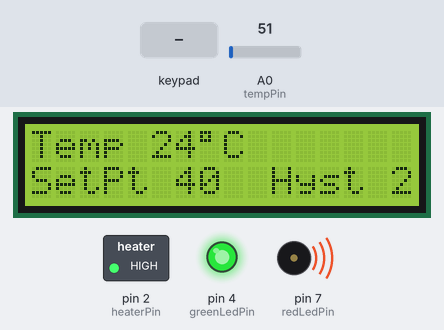
Bench run of a sketch on a simulated Arduino Uno, built with avr-gcc and run on an emulated ATmega328P. Parts: 16×2 character LCD, switched loads named in the sketch (green lamp = pin HIGH), output pins drawn as LEDs (lit = HIGH), buzzer (waves = sounding). Inputs (shaded band) come from the test bench; at power-on: A0 (tempPin) = 51. What the sketch prints to the serial monitor is not drawn.

Above: at 3.3 s.
3.4 s: A0 (tempPin) set to 66
At 4.4 s:
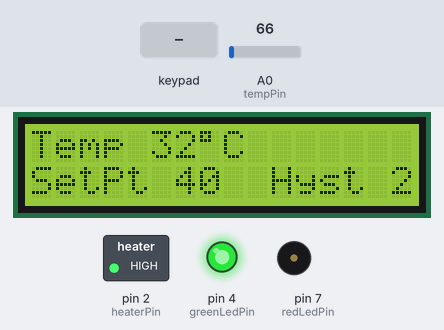
5.1 s: A0 (tempPin) set to 112
At 5.7 s:
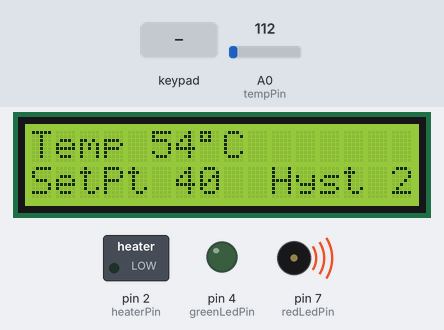
6.6 s: key 'U' pressed
At 7.3 s:
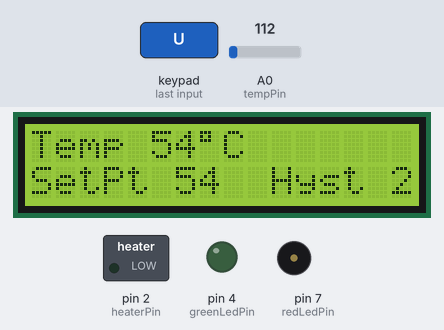
8.3 s: key 'D' pressed
At 8.41 s:
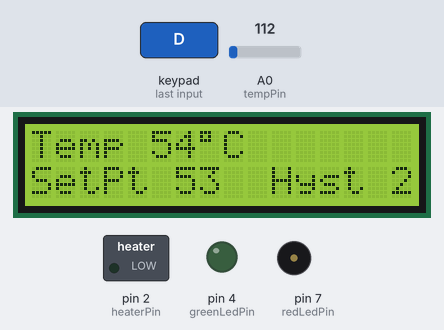
10.0 s: A0 (tempPin) set to 100
At 10.7 s:
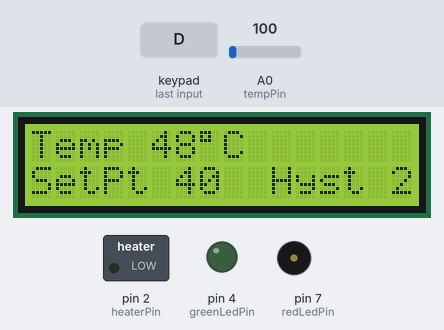
11.7 s: A0 (tempPin) set to 163
At 13.1 s:
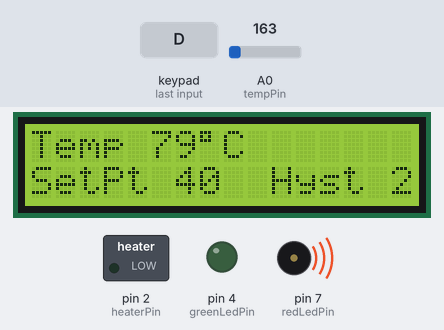
Timing chart, 0 to 14.2 s (numbered marks = the images above; inputs shaded):
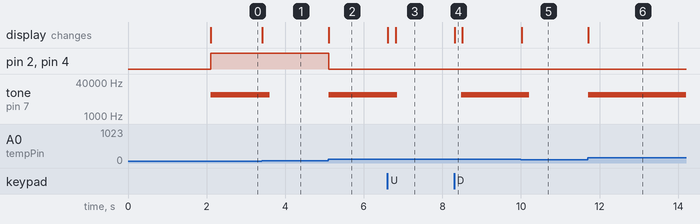

Measured:
- the behaviour switches between 61 and 62 on A0 (tempPin) (found by bisection; images 0 and 1)
- after the input at 3.4 s, tone on pin 7 (redLedPin): 10000 Hz → silent after 0.20 s; the display: changes at once (image 1)
- after the input at 5.1 s, pin 2 (heaterPin), pin 4 (greenLedPin): HIGH → LOW at once; tone on pin 7 (redLedPin): silent → 10000 Hz at once; the display: changes at once (image 2)
- after the input at 6.6 s, tone on pin 7 (redLedPin): 10000 Hz → silent after 0.25 s; the display: first changes at once (image 3 shows a later state)
- after the input at 8.3 s, tone on pin 7 (redLedPin): silent → 10000 Hz after 0.17 s; the display: changes at once (image 4)
- after the input at 10.0 s, tone on pin 7 (redLedPin): 10000 Hz → silent after 0.21 s; the display: changes at once (image 5)
- after the input at 11.7 s, tone on pin 7 (redLedPin): silent → 10000 Hz at once; the display: changes at once (image 6)

The sketch:

SimpleInterface.ino
```cpp
#include <Wire.h>
#include <Adafruit_RGBLCDShield.h>
#include <utility/Adafruit_MCP23017.h>

// The shield uses the I2C SCL and SDA pins. On classic Arduinos
// this is Analog 4 and 5 so you can't use those for analogRead() anymore
// However, you can connect other I2C sensors to the I2C bus and share
// the I2C bus.
Adafruit_RGBLCDShield lcd = Adafruit_RGBLCDShield();

float vout = 0.0;     // analogRead() value 0-1023
int temp_C = 0;       // linearized temperature in C
int lastTemp = 0;
int hyst = 2;         // hysteresis.
int setPoint = 40;    // desired temperature
int safeRange = 10;    // Don't want to go beyond 10 degrees from setpoint
int maxSetPoint = 90; // maximum safe set point
int minSetPoint = 10; // minimum safe set point
int maxHyst = 9;      // maximum hysteresis range.
int minHyst = 1;        // maximum hysteresis range.

// These #defines make it easy to set the backlight color
#define RED 0x1
#define YELLOW 0x3
#define GREEN 0x2
#define TEAL 0x6
#define BLUE 0x4
#define VIOLET 0x5
#define WHITE 0x7


int tempPin = A0;
int redLedPin = 7;
int greenLedPin = 4;
int heaterPin = 2;

void setup() {
  Serial.begin(9600);
  lcd.begin(16, 2);
  lcd.print("     IGNIS     ");
  delay(2000);
  pinMode(heaterPin, OUTPUT);
  pinMode(greenLedPin, OUTPUT);
  pinMode(redLedPin, OUTPUT);

  lcd.clear();
  lcd.setCursor(0, 0);
  lcd.print("Temp ");
  lcd.print(temp_C);
  lcd.setCursor(7,0);
  lcd.write(223); // degree symbol
  lcd.print("C");
  // we control the heater and the alarm based on the temperature
  lcd.setCursor(0, 1);
  lcd.print("SetPt ");
  lcd.print((int)setPoint);
  lcd.setCursor(10, 1);
  lcd.print("Hyst ");
  lcd.print(hyst);
}

void loop() {

  vout = (float) analogRead(tempPin); //Reading the value from sensor
  //vout = 10 mv * T
  vout = (vout * 500) / 1023;
  temp_C = (int)vout; // Storing value in Degree Celsius
  //tempf = (vout * 1.8) + 32; // Converting to Fahrenheit
  //Serial.println(vout, setPoint);


  if (temp_C != lastTemp){
    printTemps();
  }

  if (temp_C <= setPoint - hyst) {
    digitalWrite(heaterPin, HIGH); // too cold, so turn on the heater
    digitalWrite(greenLedPin, HIGH);
  }
  if (temp_C >= setPoint + hyst) {
    digitalWrite(heaterPin, LOW); // too warm, so turn off the heater
    digitalWrite(greenLedPin,LOW);
        Serial.println("off");
  }
  if (temp_C < setPoint - safeRange) {
    tone(redLedPin, 10000, 200); // way too cold, alarm
  }
  if (temp_C > setPoint + safeRange) {
    tone(redLedPin, 10000, 200);  // way too warm, alarm
  }

  uint8_t buttons = lcd.readButtons();
  if (buttons) {
    if (buttons & BUTTON_UP) {
      setPoint += 1;
      if (setPoint > maxSetPoint) {
        setPoint = maxSetPoint;
        tone(redLedPin, 10000, 200);
      }
      printTemps();
    }
    if (buttons & BUTTON_DOWN) {
      setPoint -= 1;
      if (setPoint < minSetPoint) {
        setPoint = minSetPoint;
        tone(redLedPin, 10000, 200);
      }
      printTemps();
    }
    if (buttons & BUTTON_RIGHT) {
      hyst += 1;
      if (hyst > maxHyst) {
        hyst = maxHyst;
        tone(redLedPin, 10000, 200);
      }
    }
    if (buttons & BUTTON_LEFT) {
      hyst -= 1;
      if (hyst < minHyst) {
        hyst = minHyst;
        tone(redLedPin, 10000, 200);
      }
      printTemps();
    }
    if (buttons & BUTTON_SELECT) {
      // do nothing for now
    }
  }
}

void printTemps() {
  lcd.setCursor(5,0);
  lcd.print(temp_C);
  lcd.setCursor(6, 1);
  lcd.print(setPoint);
  lcd.setCursor(15, 1);
  lcd.print(hyst);
}
```
